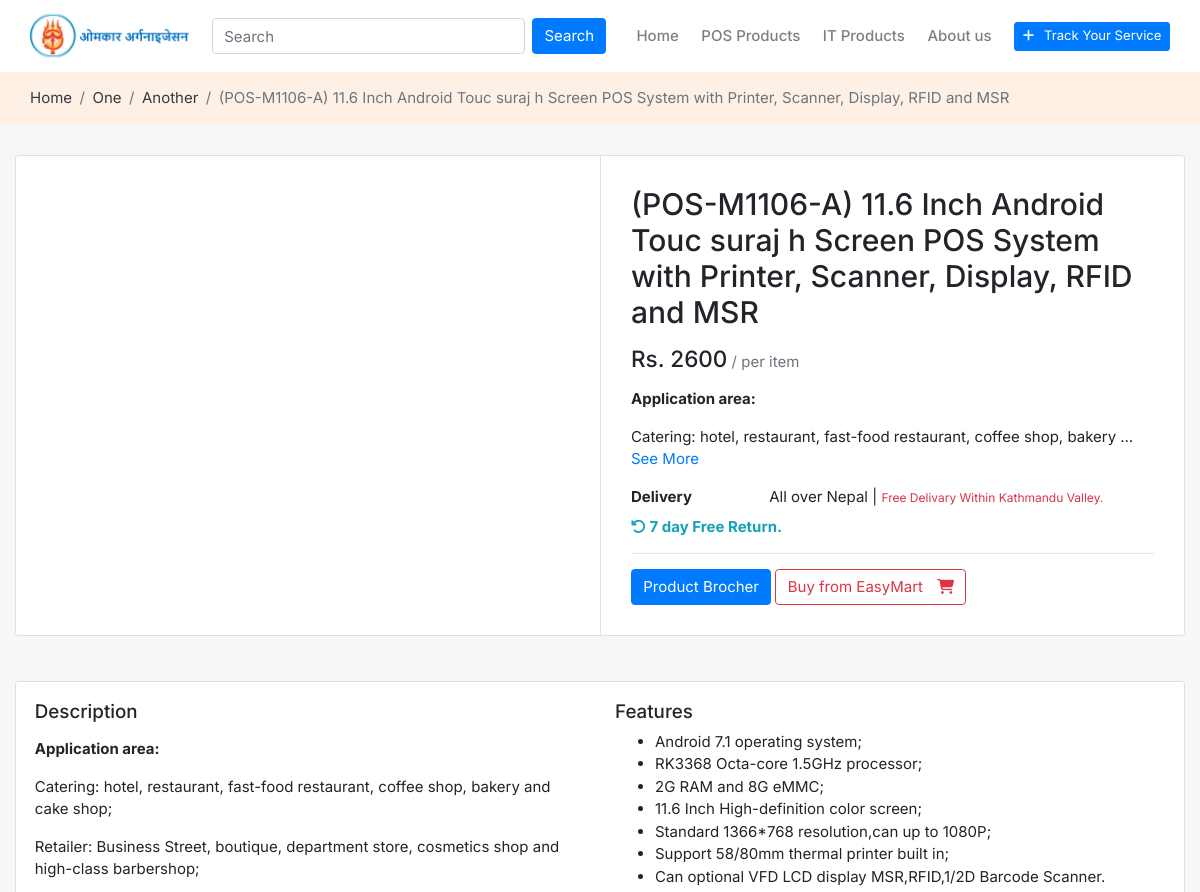
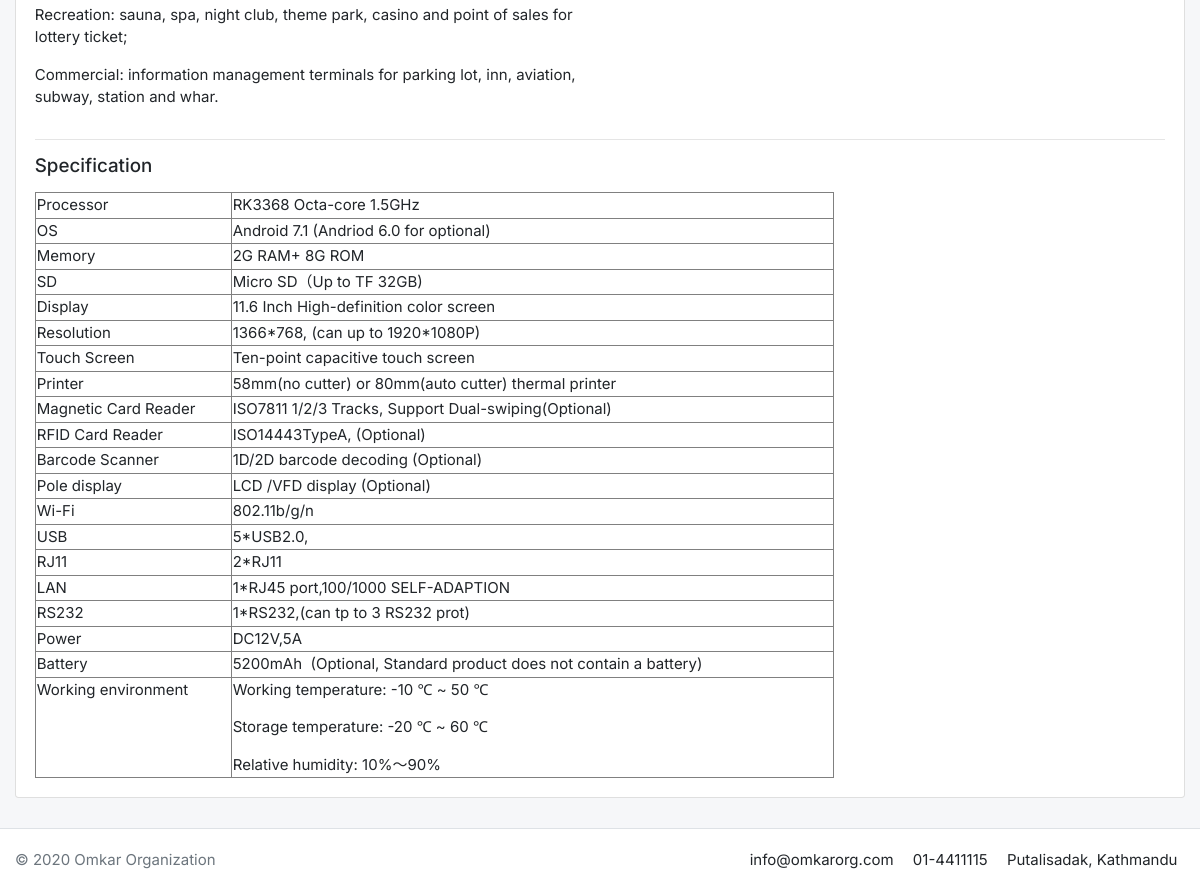
/product/pos-m1106-a-116-inch/, run on the app's committed database (2 pictures, top to bottom).
### core/models.py (models this page shows, shortened)
class Product(models.Model):
    title       = models.CharField(max_length=120)
    category    = models.ForeignKey(Category, on_delete=models.CASCADE)
    subcategory = models.ForeignKey(SubCategory, on_delete=models.CASCADE, default ='')
    brand       = models.CharField(max_length=120, blank= True)
    features      = RichTextField(blank=True, null=True)
    specification = RichTextField(blank=True, null=True)
    description   = RichTextField(blank=True, null=True)
    price    = models.BigIntegerField(default='')
    color    = models.CharField(max_length=100, blank= True)
    model_no = models.CharField(max_length=100, blank= True)
    product_brocher = models.CharField(max_length=300, blank= True)
    easymart_link   = models.CharField(max_length=300, blank= True)
    published = models.DateTimeField(auto_now=True)
    slug      = models.SlugField(unique=True, blank=True)
    best_seller = models.BooleanField(default=False)
    warrenty_type = models.CharField(max_length=200, null=True, blank=True)
    warrenty_period = models.CharField(max_length=120, null=True, blank=True)
    cloudName = models.CharField(max_length=200, null=True, blank=True)
    photo_tag = models.CharField(max_length=200, null=True, blank=True)
    video_tag = models.CharField(max_length=200, null=True, blank=True)
    image_url = models.CharField(max_length=500, null=True, blank=True)
    product_type = models.CharField(choices=TYPE, max_length=128, default='')
    objects = ProductManager()

class Category(models.Model):
    name = models.CharField(max_length=100, default ='')
    slug = models.SlugField(unique=True, blank=True)
    class Meta:
        ordering = ['id']
        verbose_name_plural = "Categories"
    def __str__(self):
        return self.name

class SubCategory(models.Model):
    category = models.ForeignKey('Category', related_name='subcategory',
                                 on_delete=models.CASCADE)
    name     = models.CharField(max_length=50)
    slug     = models.SlugField(unique=True, blank=True)
    class Meta:
        verbose_name_plural = 'SubCategory'
    def __str__(self):
        return self.name

### core/views.py (the view)
# urls.py: path("product/<slug>/", views.ProductView.as_view(),name="product"),
class ProductView(DetailView):
    model = Product
    template_name = "product.html"

### templates/product.html (shortened to what this page needs)
{% extends "base.html" %}
{% load static %}
{% block content %}
<section style="background-color: #fff0e5 !important;">
  <div class="container py-1">
    <ol class="breadcrumb m-0 bg-transparent">
      <li class="breadcrumb-item "><a class="text-dark" href="#">Home</a></li>
      <li class="breadcrumb-item "><a class="text-dark" href="{{ category.get_absolute_url }}">{{product.category}}</a>
      </li>
      <li class="breadcrumb-item "><a class="text-dark"
          href="{{ subcategory.get_absolute_url }}">{{product.subcategory}}</a></li>
      <li class="breadcrumb-item active" aria-current="page">{{product.title}}</li>
    </ol>
  </div>
</section>
<section class="section-content padding-y">
  <div class="container">
    <div class="card">
      <div class="row no-gutters">
        <aside class="col-md-6">
        </aside>
        <main class="col-md-6 border-left">
          <article class="content-body">
            <h2 class="title">{{product.title}}</h2>
            <div class="my-3">
              <var class="price h4">Rs. {{ product.price }}</var>
              <span class="text-muted">/ per item</span>
            </div>
            <p>{{ product.description|truncatewords:10|safe }} <a href="#description">See More</a></p>
            <dl class="row">
              <dt class="col-sm-3">Delivery</dt>
              <dd class="col-sm-9">All over Nepal | <small class="text-danger">Free Delivary Within Kathmandu
                  Valley.</small> </dd>
            </dl>
            <dt class="text-info"> <i class="fas fa-undo-alt"></i> <span class="text">7 day Free Return.</span></dt>
            <hr>
            <a href="#" class="btn  btn-primary"> Product Brocher </a>
            <a href="#" class="btn  btn-outline-danger"> <span class="text">Buy from EasyMart</span> <i
                class="fas fa-shopping-cart"></i> </a>
          </article>
        </main>
      </div>
    </div>
    <article id='description' class="card mt-5">
      <div class="card-body">
        <div class="row">
          <aside class="col-md-6">
            <h5>Description</h5>
            <p>{{ product.description|safe }}</p>
          </aside>
          <aside class="col-md-6">
            <h5>Features</h5>
            {{ product.features|safe }}
          </aside>
        </div>
        <hr>
        <h5>Specification</h5>
        <p>
          {{ product.specification|safe }}
        </p>
      </div>
    </article>
  </div>
</section>
{% endblock %}

### omkarorg/static/css/ui.css (style rules this page uses)
html { font-family: 'Inter', sans-serif !important; font-size: 15px }
.container { max-width: 1250px !important; }
.content-body { -webkit-box-flex: 1; -ms-flex: 1 1 auto; flex: 1 1 auto; padding: 30px }
.padding-y { padding-top: 30px; padding-bottom: 30px }
var { font-style: normal }
article:after, .form-group:after { display: block; clear: both; content: "" }
p:last-child { margin-bottom: 0 }
.btn .text+i { margin-left: 10px }
dl[class="row"] { margin-bottom: 0 }
.price { font-weight: 600; color: #212529 }
body { font-family: 'Inter', sans-serif !important; background-color: #f6f7f9 !important; }

### data on the page
Product: category "One", subcategory "Another", title "(POS-M1106-A) 11.6 Inch Android Touc suraj h Screen POS System with Printer, Scanner, Display, RFID and MSR", price "2600", description "Application area: Catering: hotel, restaurant, fast-food restaurant, coffee shop, bakery …", description "Application area: Catering: hotel, restaurant, fast-food restaurant, coffee shop, bakery and cake shop; Retailer: Business Street, boutique, department store, cosmetics shop and high-class barbershop; Recreation: sauna, spa, night club, theme park, casino and point of sales for lottery ticket; Commercial: information management terminals for parking lot, inn, aviation, subway, station and whar.", features "Android 7.1 operating system; RK3368 Octa-core 1.5GHz processor; 2G RAM and 8G eMMC; 11.6 Inch High-definition color screen; Standard 1366*768 resolution,can up to 1080P; Support 58/80mm thermal printer built in; Can optional VFD LCD display MSR,RFID,1/2D Barcode Scanner.", specification "Processor RK3368 Octa-core 1.5GHz OS Android 7.1 (Andriod 6.0 for optional) Memory 2G RAM+ 8G ROM SD Micro SD（Up to TF 32GB) Display 11.6 Inch High-definition color screen Resolution 1366*768, (can up to 1920*1080P) Touch Screen Ten-point capacitive touch screen Printer 58mm(no cutter) or 80mm(auto cutter) thermal printer Magnetic Card Reader ISO7811 1/2/3 Tracks, Support Dual-swiping(Optional) RFID Card Reader ISO14443TypeA, (Optional) Barcode Scanner 1D/2D barcode decoding (Optional) Pole display LCD /VFD display (Optional) Wi-Fi 802.11b/g/n USB 5*USB2.0, RJ11 2*RJ11 LAN 1*RJ45 port,100/1000 SELF-ADAPTION RS232 1*RS232,(can tp to 3 RS232 prot) Power DC12V,5A Battery 5200mAh (Optional,…"
